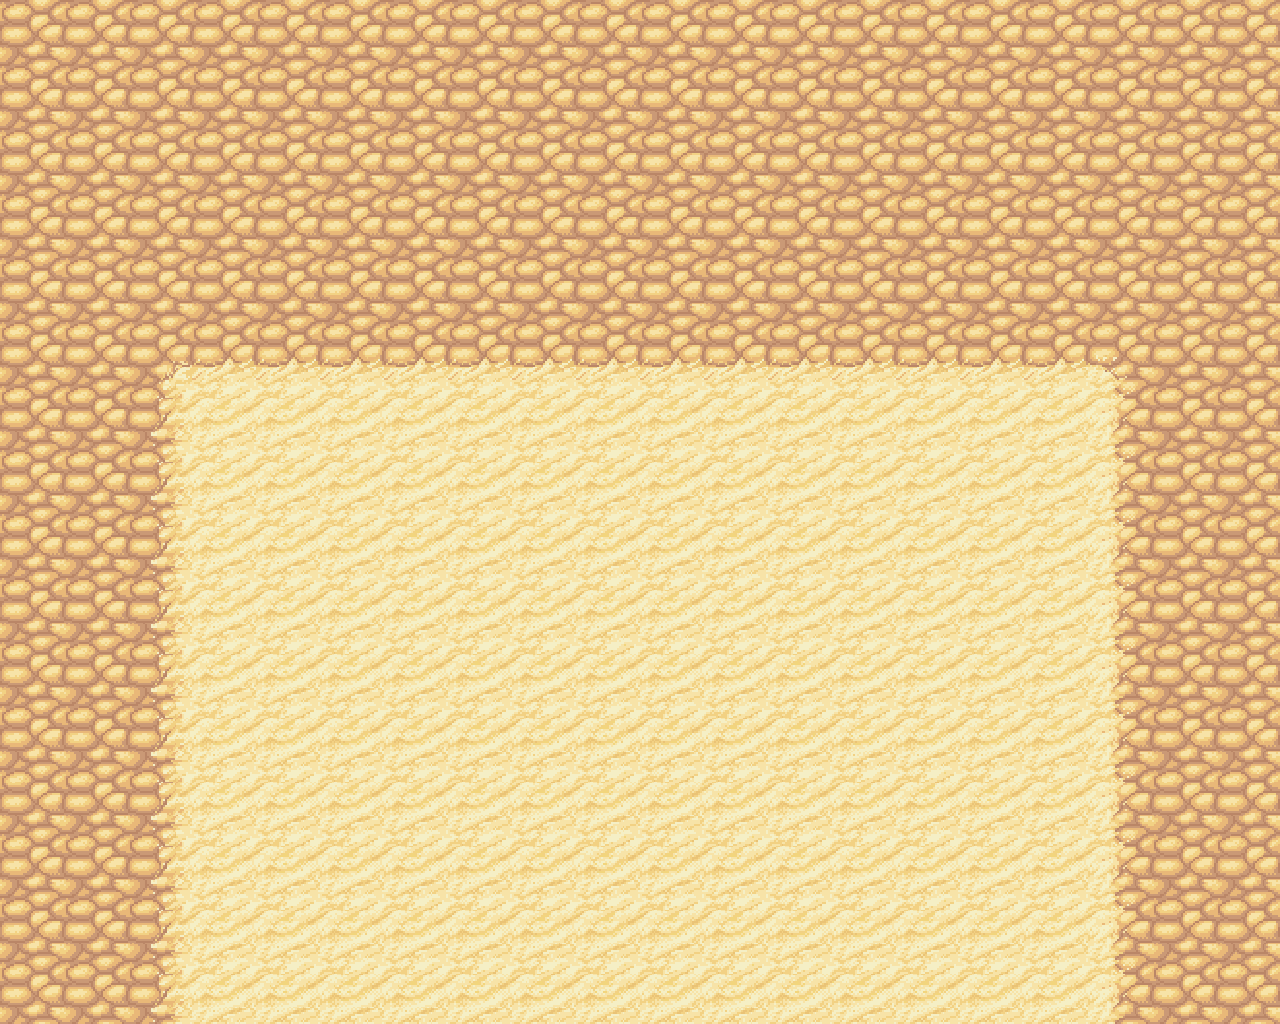

Below is a game level as drawn by its tile map, then a one-line description and the .tmx that defines it (tile-layer data replaced by summaries):
An orthogonal 20x16 tile map with 64x64 px tiles, 1 tile layer (Tile Layer 1), 2 tilesets.

<map version="1.0" orientation="orthogonal" width="20" height="16" tilewidth="64" tileheight="64">
 <tileset firstgid="1" name="grass_bg1" tilewidth="64" tileheight="64">
  <image source="grass_tile.png" width="256" height="512" />
 </tileset>
 <tileset firstgid="33" name="sand_tile" tilewidth="64" tileheight="64">
  <image source="sand_tile.png" width="256" height="256" />
 </tileset>
 <layer name="Tile Layer 1" width="20" height="16">
  <data>[320 cells, 320 non-empty, 7 distinct tile ids]</data>
 </layer>
</map>
